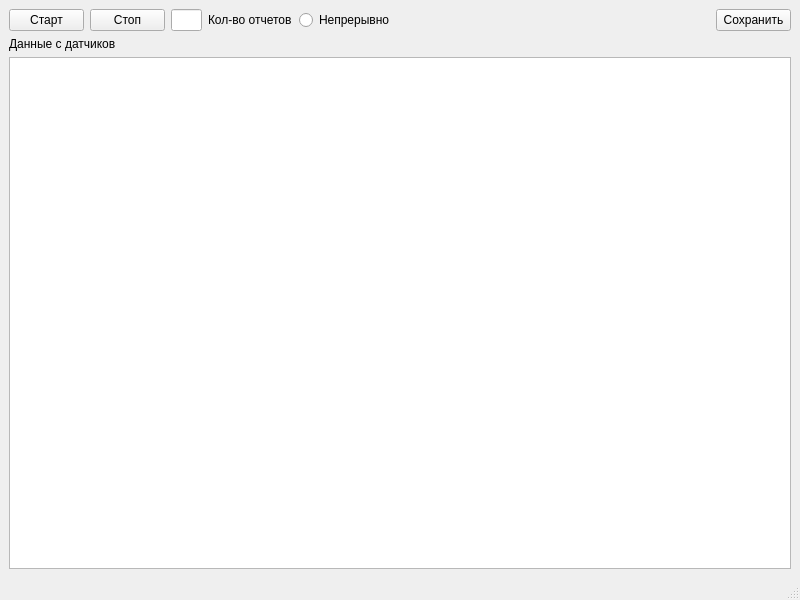
<?xml version="1.0" encoding="UTF-8"?>
<ui version="4.0">
 <class>Termoline</class>
 <widget class="QMainWindow" name="Termoline">
  <property name="geometry">
   <rect>
    <x>0</x>
    <y>0</y>
    <width>800</width>
    <height>600</height>
   </rect>
  </property>
  <property name="minimumSize">
   <size>
    <width>800</width>
    <height>600</height>
   </size>
  </property>
  <property name="windowTitle">
   <string>MainWindow</string>
  </property>
  <widget class="QWidget" name="centralwidget">
   <layout class="QVBoxLayout" name="verticalLayout">
    <item>
     <layout class="QHBoxLayout" name="horizontalLayout">
      <item>
       <widget class="QPushButton" name="start_button">
        <property name="maximumSize">
         <size>
          <width>75</width>
          <height>23</height>
         </size>
        </property>
        <property name="text">
         <string>Старт</string>
        </property>
       </widget>
      </item>
      <item>
       <widget class="QPushButton" name="stop_button">
        <property name="maximumSize">
         <size>
          <width>75</width>
          <height>23</height>
         </size>
        </property>
        <property name="text">
         <string>Стоп</string>
        </property>
       </widget>
      </item>
      <item>
       <widget class="QLineEdit" name="line_edit_amount">
        <property name="maximumSize">
         <size>
          <width>31</width>
          <height>23</height>
         </size>
        </property>
       </widget>
      </item>
      <item>
       <widget class="QLabel" name="label">
        <property name="maximumSize">
         <size>
          <width>85</width>
          <height>20</height>
         </size>
        </property>
        <property name="text">
         <string>Кол-во отчетов</string>
        </property>
       </widget>
      </item>
      <item>
       <widget class="QRadioButton" name="radio_cont">
        <property name="text">
         <string>Непрерывно</string>
        </property>
       </widget>
      </item>
      <item>
       <widget class="QPushButton" name="download_button">
        <property name="maximumSize">
         <size>
          <width>75</width>
          <height>23</height>
         </size>
        </property>
        <property name="text">
         <string>Сохранить</string>
        </property>
       </widget>
      </item>
     </layout>
    </item>
    <item>
     <widget class="QLabel" name="label_2">
      <property name="text">
       <string>Данные с датчиков</string>
      </property>
     </widget>
    </item>
    <item>
     <widget class="QTableWidget" name="tableWidget"/>
    </item>
   </layout>
  </widget>
  <widget class="QStatusBar" name="statusbar"/>
 </widget>
 <resources/>
 <connections/>
</ui>
